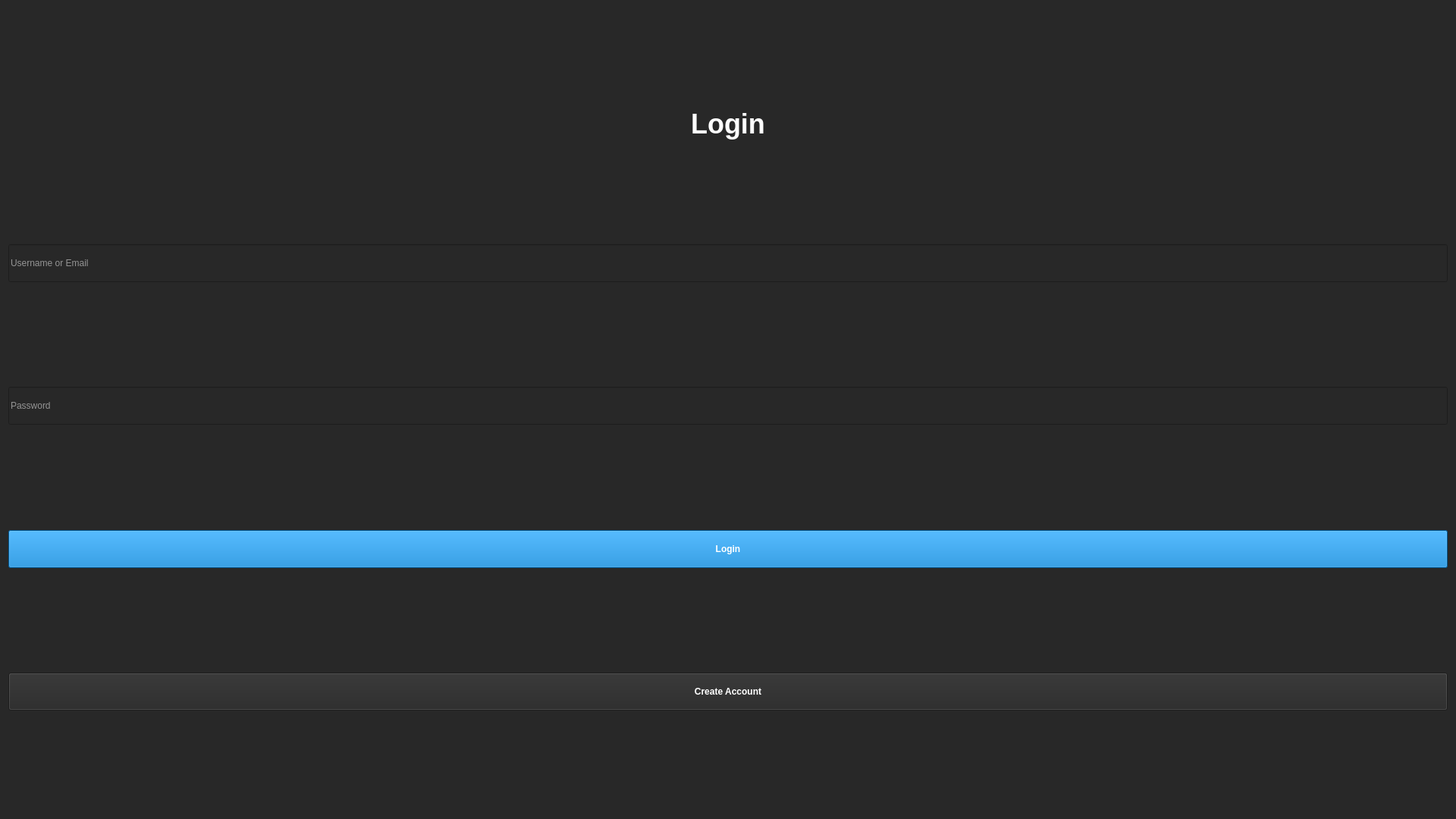
<?xml version="1.0" encoding="UTF-8"?>
<ui version="4.0">
 <class>LoginPage</class>
 <widget class="QWidget" name="LoginPage">
  <property name="geometry">
   <rect>
    <x>0</x>
    <y>0</y>
    <width>1920</width>
    <height>1080</height>
   </rect>
  </property>
  <property name="styleSheet">
   <string>background-color: rgb(40, 40, 40); color: white;</string>
  </property>
  <layout class="QVBoxLayout" name="mainLayout">
   <item>
    <spacer name="topSpacer">
     <property name="orientation">
      <enum>Qt::Vertical</enum>
     </property>
     <property name="sizeHint">
      <size>
       <width>20</width>
       <height>100</height>
      </size>
     </property>
    </spacer>
   </item>
   <item>
    <widget class="QLabel" name="titleLabel">
     <property name="alignment">
      <enum>Qt::AlignCenter</enum>
     </property>
     <property name="styleSheet">
      <string>font-size: 36px; font-weight: bold; color: white;</string>
     </property>
     <property name="text">
      <string>Login</string>
     </property>
    </widget>
   </item>
   <item>
    <spacer name="middleSpacer1">
     <property name="orientation">
      <enum>Qt::Vertical</enum>
     </property>
     <property name="sizeHint">
      <size>
       <width>20</width>
       <height>20</height>
      </size>
     </property>
    </spacer>
   </item>
   <item>
    <widget class="QLineEdit" name="usernameInput">
     <property name="placeholderText">
      <string>Username or Email</string>
     </property>
     <property name="minimumSize">
      <size>
       <width>400</width>
       <height>50</height>
      </size>
     </property>
    </widget>
   </item>
   <item>
    <spacer name="middleSpacer2">
     <property name="orientation">
      <enum>Qt::Vertical</enum>
     </property>
     <property name="sizeHint">
      <size>
       <width>20</width>
       <height>20</height>
      </size>
     </property>
    </spacer>
   </item>
   <item>
    <widget class="QLineEdit" name="passwordInput">
     <property name="placeholderText">
      <string>Password</string>
     </property>
     <property name="echoMode">
      <enum>QLineEdit::Password</enum>
     </property>
     <property name="minimumSize">
      <size>
       <width>400</width>
       <height>50</height>
      </size>
     </property>
    </widget>
   </item>
   <item>
    <spacer name="middleSpacer3">
     <property name="orientation">
      <enum>Qt::Vertical</enum>
     </property>
     <property name="sizeHint">
      <size>
       <width>20</width>
       <height>40</height>
      </size>
     </property>
    </spacer>
   </item>
   <item>
    <widget class="QPushButton" name="loginButton">
     <property name="text">
      <string>Login</string>
     </property>
     <property name="styleSheet">
      <string>background-color: rgb(0, 122, 204); color: white; font-weight: bold; padding: 10px;</string>
     </property>
     <property name="minimumSize">
      <size>
       <width>200</width>
       <height>50</height>
      </size>
     </property>
    </widget>
   </item>
   <item>
    <spacer name="middleSpacer4">
     <property name="orientation">
      <enum>Qt::Vertical</enum>
     </property>
     <property name="sizeHint">
      <size>
       <width>20</width>
       <height>20</height>
      </size>
     </property>
    </spacer>
   </item>
   <item>
    <widget class="QPushButton" name="createAccountButton">
     <property name="text">
      <string>Create Account</string>
     </property>
     <property name="styleSheet">
      <string>color: white; font-weight: bold;</string>
     </property>
     <property name="minimumSize">
      <size>
       <width>200</width>
       <height>50</height>
      </size>
     </property>
    </widget>
   </item>
   <item>
    <spacer name="bottomSpacer">
     <property name="orientation">
      <enum>Qt::Vertical</enum>
     </property>
     <property name="sizeHint">
      <size>
       <width>20</width>
       <height>100</height>
      </size>
     </property>
    </spacer>
   </item>
  </layout>
 </widget>
 <resources/>
 <connections/>
</ui>
